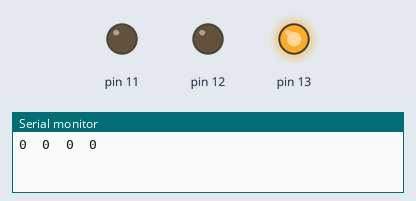
Bench run of a sketch on a simulated Arduino Uno, built with avr-gcc and run on an emulated ATmega328P. Shown: output pins drawn as LEDs (lit = HIGH), the last lines printed to the serial monitor.

Above: at 0.5 s.
At 2.5 s:
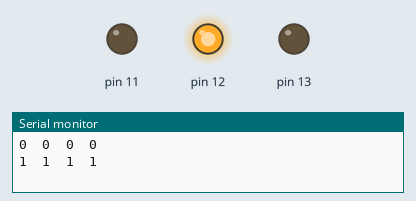
At 4.5 s:
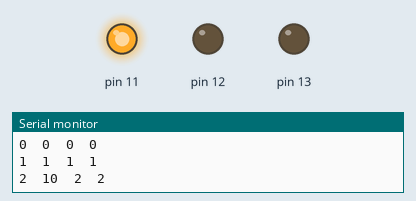
At 5.5 s:
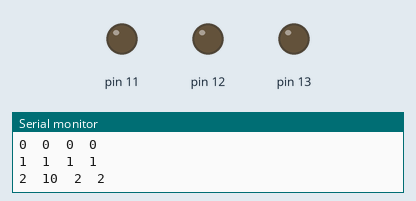
Timing chart, 0 to 7.8 s (numbered marks = the images above):
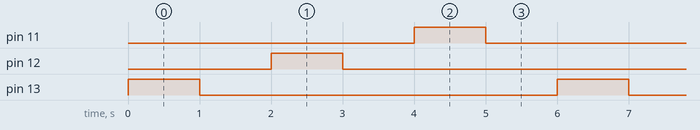

Measured:
- by itself, pin 11–13: alternates HIGH for 1.0 s and LOW for 5.0 s
- by itself, everything shown: repeats every 6.0 s, in 6 steps

The sketch:

blink_bin.ino
```cpp
void setup() {
  // put your setup code here, to run once:

  Serial.begin(9600);
  pinMode(13, OUTPUT);
  pinMode(12, OUTPUT);
  pinMode(11, OUTPUT);
}

void loop() {
  // put your main code here, to run repeatedly:
  for (int x = 0; x<10; x++){

    digitalWrite(13,HIGH);
    Serial.print(x, DEC);
    Serial.print("\t");
    Serial.print(x, BIN);
    Serial.print("\t");
    Serial.print(x, OCT);
    Serial.print("\t");
    Serial.print(x, HEX);
    Serial.println();
    delay(1000);
    digitalWrite(13,LOW);
    delay(1000);
    x++;
    digitalWrite(12,HIGH);
    Serial.print(x, DEC);
    Serial.print("\t");
    Serial.print(x, BIN);
    Serial.print("\t");
    Serial.print(x, OCT);
    Serial.print("\t");
    Serial.print(x, HEX);
    Serial.println();
    delay(1000);
    digitalWrite(12,LOW);
    delay(1000);
    x++;
    digitalWrite(11,HIGH);
    Serial.print(x, DEC);
    Serial.print("\t");
    Serial.print(x, BIN);
    Serial.print("\t");
    Serial.print(x, OCT);
    Serial.print("\t");
    Serial.print(x, HEX);
    Serial.println();
    delay(1000);
    digitalWrite(11,LOW);
    delay(1000);
    x++;

  }


}
```
